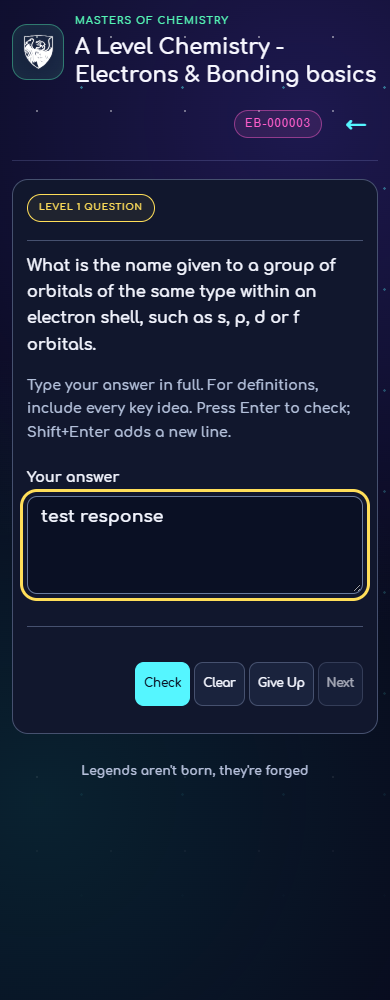
#> input picture validation/bonding-fullwidth/mobile.png, 390 x 1000 px, given in place of alevel-landing-1440.png, which was not available
$ python contact-sheets.py
#> lines starting #> are read from the running program, lines starting #| are printed output that depends on the picture; pictures that were not available may be replaced by others from this repository, and a replacement may not be noted
from PIL import Image, ImageDraw, ImageFont
from pathlib import Path
import math
out=Path('validation/ui-consistency/u1/theme')
font=ImageFont.truetype('../../development/shared/fonts/Comfortaa-Bold.ttf',12)
for label,names in {
 'desktop':['alevel-landing-1440','statistics-1440','teacher-1440','import-1440','olympiad-1440','alevel-dot-and-cross-1440','alevel-electron-configurations-1440','alevel-ph-titration-curves-1440','igcse-bond-enthalpy-1440','igcse-energy-enthalpy-1440','igcse-energetics-practical-1440','alevel-acid-base-calculations-1440'],
 'mobile':['alevel-landing-350','statistics-350','teacher-350','import-350','olympiad-350','alevel-dot-and-cross-350','alevel-electron-configurations-350','alevel-ph-titration-curves-350','igcse-bond-enthalpy-350','igcse-energy-enthalpy-350','igcse-energetics-practical-350','alevel-acid-base-calculations-350'],
 'tablet':['alevel-landing-820','igcse-landing-820','statistics-820','teacher-820','import-820','olympiad-820','alevel-dot-and-cross-820','alevel-electron-configurations-820','alevel-ph-titration-curves-820','igcse-energy-enthalpy-820']}.items():
 w,h,cols=360,480,4
 sheet=Image.new('RGB',(w*cols,h*math.ceil(len(names)/cols)), '#e4e9f2');draw=ImageDraw.Draw(sheet)
#> after `sheet = Image.new('RGB', (w * cols, h * math.ceil(len(names) / cols)),`:
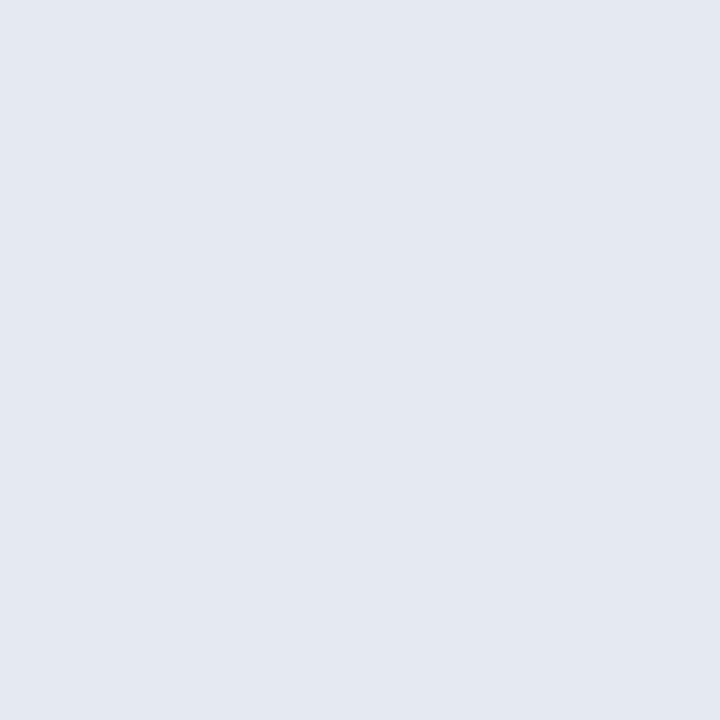
#> sheet: PIL image 1440x1440 RGB (shown at 1/2 size); mean R, G, B 228, 233, 242
 for i,name in enumerate(names):
  im=Image.open(out/(name+'.png')).convert('RGB');im.thumbnail((w-16,h-46));x=(i%cols)*w;y=(i//cols)*h
#> further down, im is the input picture: PIL image 390x1000 RGB; mean R, G, B 25.2, 32.6, 55.2
#> after `im.thumbnail((w - 16, h - 46))`:
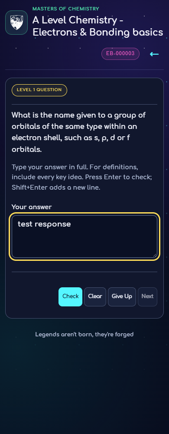
#> im: PIL image 169x434 RGB; mean R, G, B 25.2, 32.6, 55.2
  sheet.paste(im,(x+(w-im.width)//2,y+38));draw.text((x+8,y+8),name,fill='#142134',font=font)
#> after `sheet.paste(im, (x + (w - im.width) // 2, y + 38))`:
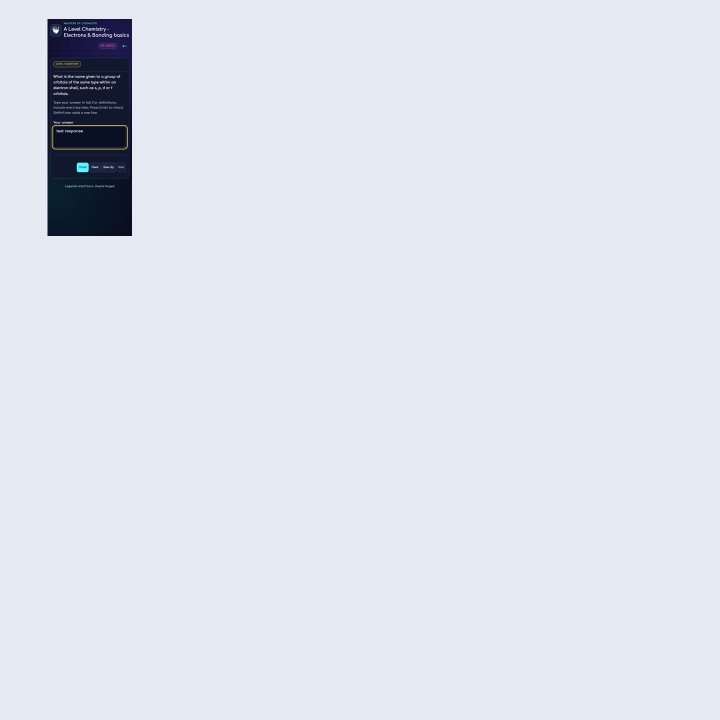
#> sheet: PIL image 1440x1440 RGB (shown at 1/2 size); mean R, G, B 220.8, 225.9, 235.4
#> (the run stopped early here; a loop or call above may not have finished)
